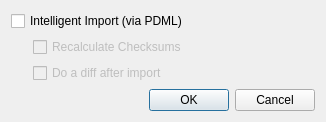
<?xml version="1.0" encoding="UTF-8"?>
<ui version="4.0">
 <class>PcapFileImport</class>
 <widget class="QDialog" name="PcapFileImport">
  <property name="geometry">
   <rect>
    <x>0</x>
    <y>0</y>
    <width>326</width>
    <height>112</height>
   </rect>
  </property>
  <property name="windowTitle">
   <string>PCAP import options</string>
  </property>
  <layout class="QGridLayout" name="gridLayout">
   <item row="0" column="0" colspan="2">
    <widget class="QCheckBox" name="viaPdml">
     <property name="text">
      <string>Intelligent Import (via PDML)</string>
     </property>
    </widget>
   </item>
   <item row="1" column="0" rowspan="2">
    <widget class="QWidget" name="indentSpacing" native="true">
     <property name="sizePolicy">
      <sizepolicy hsizetype="Fixed" vsizetype="Fixed">
       <horstretch>0</horstretch>
       <verstretch>0</verstretch>
      </sizepolicy>
     </property>
     <property name="minimumSize">
      <size>
       <width>16</width>
       <height>16</height>
      </size>
     </property>
    </widget>
   </item>
   <item row="1" column="1">
    <widget class="QCheckBox" name="recalculateCksums">
     <property name="enabled">
      <bool>false</bool>
     </property>
     <property name="text">
      <string>Recalculate Checksums</string>
     </property>
    </widget>
   </item>
   <item row="2" column="1">
    <widget class="QCheckBox" name="doDiff">
     <property name="enabled">
      <bool>false</bool>
     </property>
     <property name="text">
      <string>Do a diff after import</string>
     </property>
    </widget>
   </item>
   <item row="3" column="0" colspan="2">
    <widget class="QDialogButtonBox" name="buttonBox">
     <property name="orientation">
      <enum>Qt::Horizontal</enum>
     </property>
     <property name="standardButtons">
      <set>QDialogButtonBox::Cancel|QDialogButtonBox::Ok</set>
     </property>
    </widget>
   </item>
  </layout>
 </widget>
 <resources/>
 <connections>
  <connection>
   <sender>buttonBox</sender>
   <signal>accepted()</signal>
   <receiver>PcapFileImport</receiver>
   <slot>accept()</slot>
   <hints>
    <hint type="sourcelabel">
     <x>249</x>
     <y>81</y>
    </hint>
    <hint type="destinationlabel">
     <x>157</x>
     <y>90</y>
    </hint>
   </hints>
  </connection>
  <connection>
   <sender>buttonBox</sender>
   <signal>rejected()</signal>
   <receiver>PcapFileImport</receiver>
   <slot>reject()</slot>
   <hints>
    <hint type="sourcelabel">
     <x>249</x>
     <y>81</y>
    </hint>
    <hint type="destinationlabel">
     <x>258</x>
     <y>90</y>
    </hint>
   </hints>
  </connection>
  <connection>
   <sender>viaPdml</sender>
   <signal>toggled(bool)</signal>
   <receiver>doDiff</receiver>
   <slot>setEnabled(bool)</slot>
   <hints>
    <hint type="sourcelabel">
     <x>15</x>
     <y>16</y>
    </hint>
    <hint type="destinationlabel">
     <x>68</x>
     <y>71</y>
    </hint>
   </hints>
  </connection>
  <connection>
   <sender>viaPdml</sender>
   <signal>toggled(bool)</signal>
   <receiver>doDiff</receiver>
   <slot>setChecked(bool)</slot>
   <hints>
    <hint type="sourcelabel">
     <x>151</x>
     <y>14</y>
    </hint>
    <hint type="destinationlabel">
     <x>181</x>
     <y>71</y>
    </hint>
   </hints>
  </connection>
  <connection>
   <sender>viaPdml</sender>
   <signal>toggled(bool)</signal>
   <receiver>recalculateCksums</receiver>
   <slot>setEnabled(bool)</slot>
   <hints>
    <hint type="sourcelabel">
     <x>29</x>
     <y>17</y>
    </hint>
    <hint type="destinationlabel">
     <x>38</x>
     <y>39</y>
    </hint>
   </hints>
  </connection>
  <connection>
   <sender>viaPdml</sender>
   <signal>toggled(bool)</signal>
   <receiver>recalculateCksums</receiver>
   <slot>setChecked(bool)</slot>
   <hints>
    <hint type="sourcelabel">
     <x>67</x>
     <y>18</y>
    </hint>
    <hint type="destinationlabel">
     <x>66</x>
     <y>33</y>
    </hint>
   </hints>
  </connection>
 </connections>
</ui>
